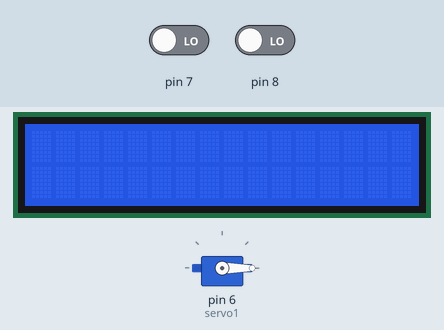
This sketch was run on a simulated Arduino Uno, built with avr-gcc and run on an emulated ATmega328P. Parts: servo, 16×2 character LCD. The test bench sets the inputs (shaded band); at power-on: pin 7 LOW, pin 8 LOW.

Above: at 1.2 s.
1.3 s: pin 7 driven HIGH
At 2.2 s:
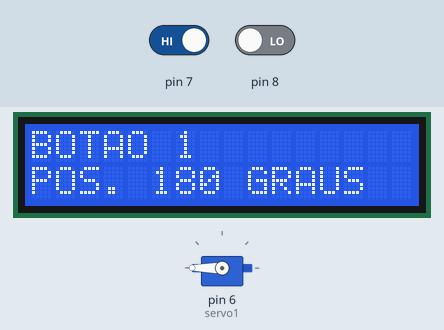
4.3 s: pin 8 driven HIGH
At 5.2 s:
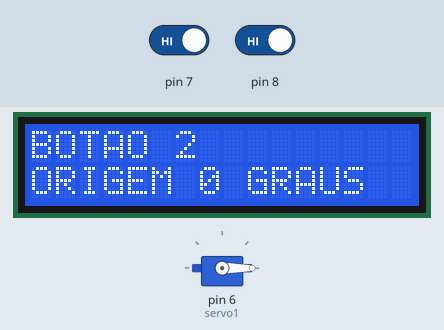
7.3 s: pin 8 driven LOW
At 8.1 s:
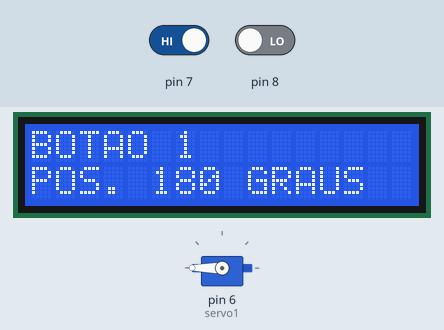
10.3 s: pin 7 driven LOW
11.8 s: pin 7 driven HIGH
14.8 s: pin 8 driven HIGH
At 16.0 s:
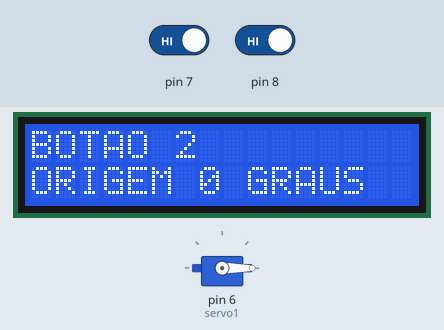
Timing chart, 0 to 65.3 s (numbered marks = the images above; inputs shaded):
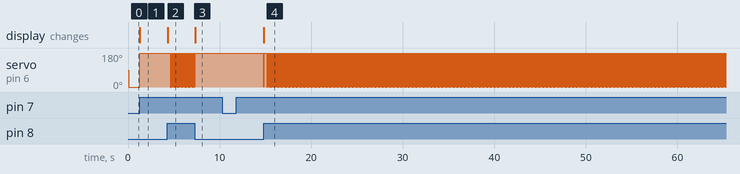

Measured:
- after the input at 1.3 s, servo on pin 6 (servo1): 0° → 180° at once; the display: changes at once (image 1)
- after the input at 4.3 s, servo on pin 6 (servo1): alternates 180° for 0.05 s and 0° for 0.02 s, starting after 0.33 s; the display: changes at once (image 2)
- after the input at 7.3 s, servo on pin 6 (servo1): stops changing and stays 180°; the display: changes at once (image 3)
- after the input at 10.3 s, every drawn part: stays the same
- after the input at 11.8 s, every drawn part: stays the same
- after the input at 14.8 s, servo on pin 6 (servo1): goes 0° 0.02 s, 180° 0.32 s, 795 × (0° 0.02 s, 180° 0.05 s), then 0°, starting at once; the display: changes at once (image 4)

The sketch:

prova_2b1.ino
```cpp
#include <LiquidCrystal.h>
#include <Servo.h>

Servo servo1;

LiquidCrystal lcd(13, 12, 5, 4, 3, 2);

int botao1, botao2;

void setup()
{
  servo1.attach(6);
  lcd.begin(16, 2);
  pinMode(7, INPUT);
  pinMode(8, INPUT);
  servo1.write(0);
}

void loop()
{

  botao1 = digitalRead(7);
  botao2 = digitalRead(8);

  if(botao1 == HIGH){
  	lcd.clear();
    lcd.setCursor(0, 0);
    lcd.print("BOTAO 1");
    lcd.setCursor(0, 1);
    lcd.print("POS. 180 GRAUS");
  	servo1.write(180);
    botao1 = LOW;
  }

  if(botao2 == HIGH){
    lcd.clear();
    lcd.setCursor(0, 0);
    lcd.print("BOTAO 2");
    lcd.setCursor(0, 1);
    lcd.print("ORIGEM 0 GRAUS");
  	servo1.write(0);
    botao2 = LOW;
  }
}
```
